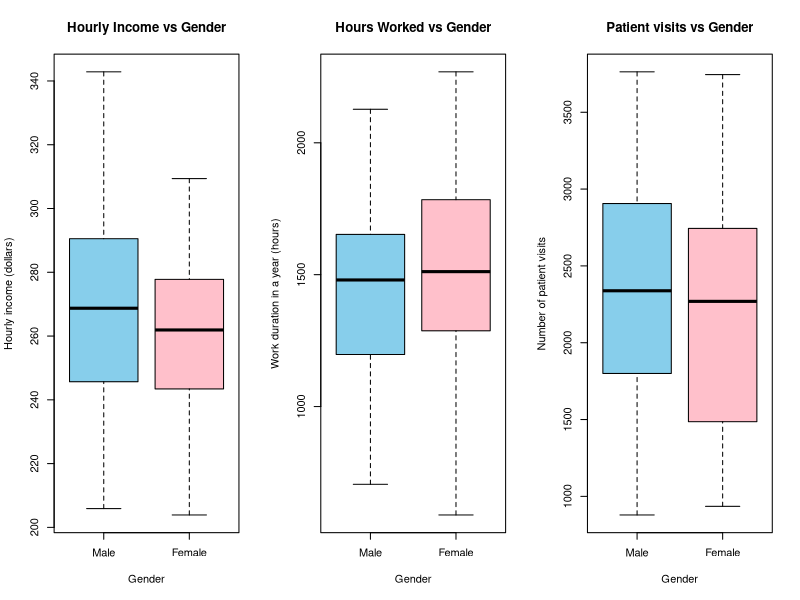
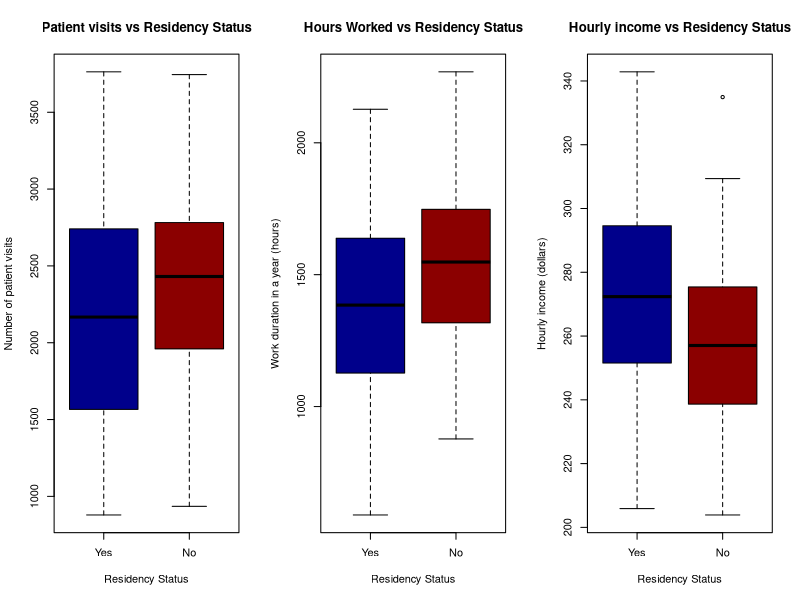
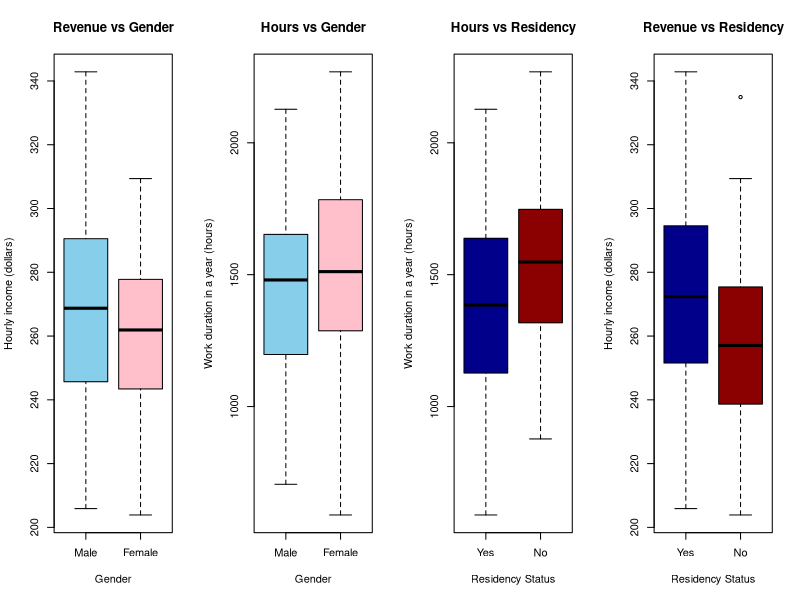
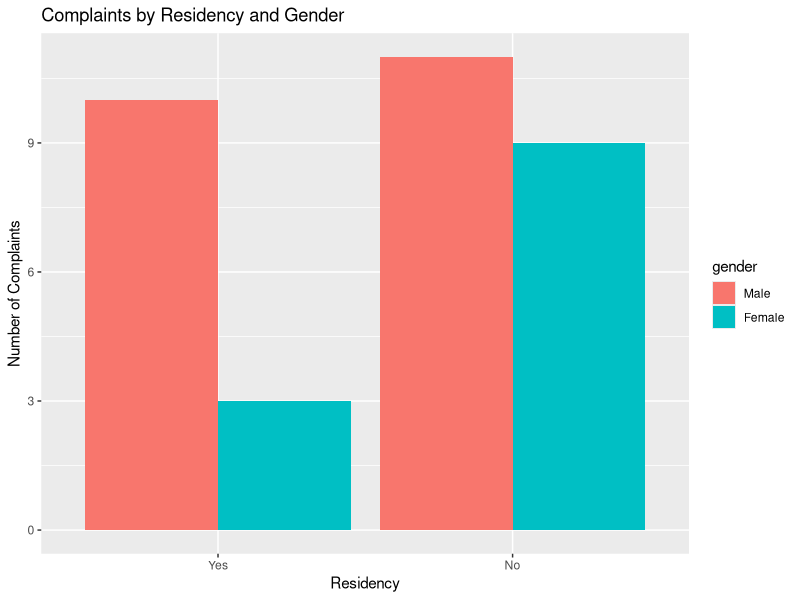

These charts were generated, in order, by the following R code: (Note: this script raises an error after producing the figures.)
## ---- chunk 1
knitr::opts_chunk$set(echo = TRUE)
## ---- chunk 2
CD <- read.table("compdat.txt", header = TRUE, sep = "\t")
head(CD)
str(CD)

sum(duplicated(CD)) 

CD$residency <- factor(CD$residency, levels = c("Y", "N"), labels = c("Yes", "No"))
CD$gender <- factor(CD$gender, levels = c("M", "F"), labels = c("Male", "Female"))
summary(CD)
## ---- chunk 3
par(mfrow = c(1,3))  
boxplot(revenue ~ gender, data = CD, xlab = "Gender",ylab = "Hourly income (dollars)", col= c("skyblue","pink"), main = "Hourly Income vs Gender")

boxplot(hours ~ gender, data = CD, xlab = "Gender",ylab = "Work duration in a year (hours)", col= c("skyblue","pink"), main = "Hours Worked vs Gender")

boxplot(visits ~ gender, data = CD, xlab = "Gender",ylab = "Number of patient visits", col= c("skyblue","pink"), main = "Patient visits vs Gender")

## ---- chunk 4
par(mfrow = c(1,3))  
boxplot(visits ~ residency, data = CD, xlab = "Residency Status",ylab = "Number of patient visits", col= c("darkblue","darkred"), main = "Patient visits vs Residency Status")

boxplot(hours ~ residency, data = CD, xlab = "Residency Status",ylab = "Work duration in a year (hours)", col= c("darkblue","darkred"), main = "Hours Worked vs Residency Status")

boxplot(revenue ~ residency, data = CD, xlab = "Residency Status",ylab = "Hourly income (dollars)", col= c("darkblue","darkred"), main = "Hourly income vs Residency Status")
## ---- chunk 5
par(mfrow = c(1,4))  
boxplot(revenue ~ gender, data = CD, xlab = "Gender",ylab = "Hourly income (dollars)", col= c("skyblue","pink"), main = "Revenue vs Gender")

boxplot(hours ~ gender, data = CD, xlab = "Gender",ylab = "Work duration in a year (hours)", col= c("skyblue","pink"), main = "Hours vs Gender")

boxplot(hours ~ residency, data = CD, xlab = "Residency Status",ylab = "Work duration in a year (hours)", col= c("darkblue","darkred"), main = "Hours vs Residency")

boxplot(revenue ~ residency, data = CD, xlab = "Residency Status",ylab = "Hourly income (dollars)", col= c("darkblue","darkred"), main = "Revenue vs Residency")
## ---- chunk 6
library(ggplot2)

ggplot(CD, aes(x = residency, y = complaints, fill = gender)) +
  geom_bar(stat = "identity", position = "dodge") +
  labs(title = "Complaints by Residency and Gender", x = "Residency", y = "Number of Complaints")

## ---- chunk 7
#install.packages("AER")
library(AER)

pm.model <- glm(complaints ~ visits + residency + gender + revenue + hours, family = poisson , data = CD )
summary(model)
dispersiontest(model)
## ---- chunk 8
#library(AER)
table(CD$complaints)
hist(CD$complaints, xlim= c(0,11), xlab = "Number of complaints in the previous years" , col = "skyblue")
## ---- chunk 9
rootogram(pm.model)
## ---- chunk 10
qp.model <- glm(complaints ~ visits + residency + gender + revenue + hours, data = CD, family = quasipoisson) 
summary(qp.model)
## ---- chunk 11
par(mfrow = c(1, 2))
plot(residuals(qp.model, type = "pearson"), ylab = "Pearson residuals") 
plot(residuals(qp.model, type = "pearson") ~ qp.model$fitted, xlab = "Fitted values",
ylab = "Pearson residuals")
mtext("Quasi-Poisson model", side = 3, line = -2, outer = TRUE)
par(mfrow = c(1, 1))
## ---- chunk 12
nb.model <- glm.nb(complaints ~ visits + residency + gender + revenue + hours, data = CD) 
summary(nb.model)
## ---- chunk 13
par(mfrow = c(1, 2))
plot(residuals(nb.model, type = "pearson"), ylab = "Pearson residuals") 
plot(residuals(nb.model, type = "pearson") ~ nb.model$fitted, xlab = "Fitted values", ylab = "Pearson residuals")
mtext("Negative binomial model", side = 3, line = -2, outer = TRUE) 
par(mfrow = c(1, 1))
## ---- chunk 14
rootogram(nb.model)
## ---- chunk 15
library(pscl)
zip.model <- zeroinfl(complaints ~ visits + residency + gender + revenue + hours | residency + gender + revenue + hours, dist = "poisson", data = CD) 
summary(zip.model)
## ---- chunk 16
par(mfrow = c(1, 2))
plot(residuals(zip.model, type = "pearson"), ylab = "Pearson Residuals")
plot(residuals(zip.model, type = "pearson") ~ zip.model$fitted, xlab = "Fitted values", ylab = "Pearson residuals")
mtext("Zero-inflated Poisson model", side = 3, line = -2, outer = TRUE) 
par(mfrow = c(1, 1))
## ---- chunk 17
rootogram(zip.model)
## ---- chunk 18
library(pscl)
zipNB_model <- zeroinfl(complaints ~ visits + residency + gender + revenue + hours | visits + residency + gender + revenue + hours, data = CD, dist = "negbin", EM = TRUE) 
summary(zipNB_model)
## ---- chunk 19
zipNB_model2 <- zeroinfl(complaints ~ visits + gender + revenue + hours  + residency:gender| visits*revenue+hours*revenue  , data = CD, dist = "negbin", EM = TRUE)
summary(zipNB_model2)
## ---- chunk 20
AIC(zipNB_model2)
## ---- chunk 21
par(mfrow = c(1, 2))
plot(residuals(zipNB_model2, type = "pearson"), ylab = "Pearson residuals") 
plot(residuals(zipNB_model2, type = "pearson") ~ zip_model2$fitted, xlab = "Fitted values", ylab = "Pearson residuals")
mtext("Zero-inflated negative binomial model", side = 3, line = -2, outer = TRUE) 
par(mfrow = c(1, 1))
## ---- chunk 22
stepAIC(zipNB_model2)
